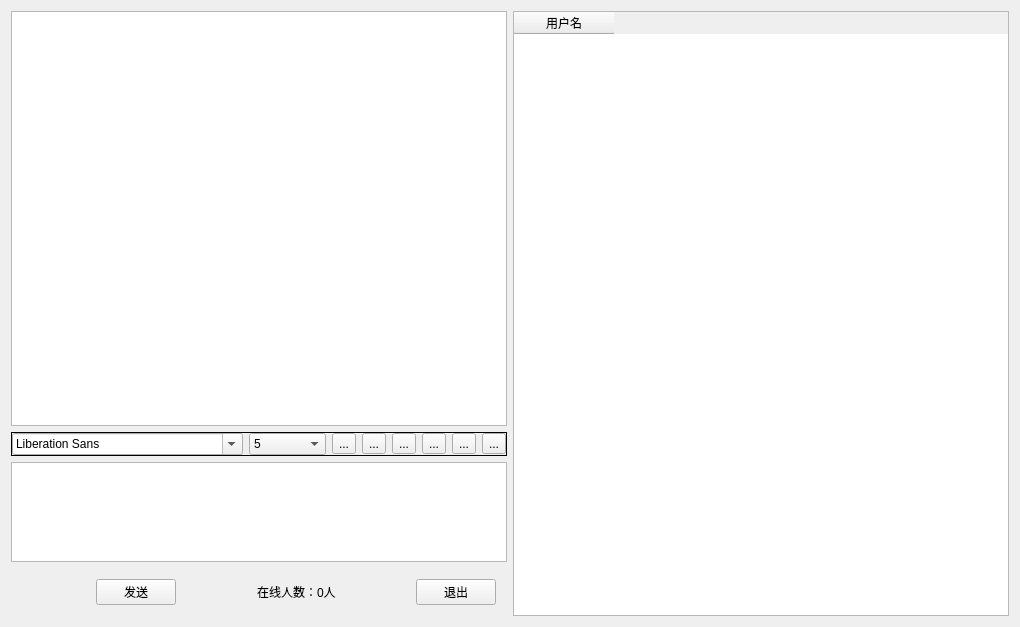
<?xml version="1.0" encoding="UTF-8"?>
<ui version="4.0">
 <class>Widget</class>
 <widget class="QWidget" name="Widget">
  <property name="geometry">
   <rect>
    <x>0</x>
    <y>0</y>
    <width>1020</width>
    <height>627</height>
   </rect>
  </property>
  <property name="windowTitle">
   <string>Widget</string>
  </property>
  <layout class="QHBoxLayout" name="horizontalLayout_7">
   <item>
    <widget class="QWidget" name="widget_7" native="true">
     <layout class="QHBoxLayout" name="horizontalLayout_6">
      <property name="leftMargin">
       <number>0</number>
      </property>
      <property name="topMargin">
       <number>0</number>
      </property>
      <property name="rightMargin">
       <number>0</number>
      </property>
      <property name="bottomMargin">
       <number>0</number>
      </property>
      <item>
       <widget class="QWidget" name="widget_6" native="true">
        <layout class="QVBoxLayout" name="verticalLayout_3">
         <property name="leftMargin">
          <number>0</number>
         </property>
         <property name="topMargin">
          <number>0</number>
         </property>
         <property name="rightMargin">
          <number>0</number>
         </property>
         <property name="bottomMargin">
          <number>0</number>
         </property>
         <item>
          <widget class="QWidget" name="widget_5" native="true">
           <layout class="QVBoxLayout" name="verticalLayout_2">
            <property name="leftMargin">
             <number>0</number>
            </property>
            <property name="topMargin">
             <number>0</number>
            </property>
            <property name="rightMargin">
             <number>0</number>
            </property>
            <property name="bottomMargin">
             <number>0</number>
            </property>
            <item>
             <widget class="QWidget" name="widget" native="true">
              <layout class="QVBoxLayout" name="verticalLayout">
               <property name="leftMargin">
                <number>0</number>
               </property>
               <property name="topMargin">
                <number>0</number>
               </property>
               <property name="rightMargin">
                <number>0</number>
               </property>
               <property name="bottomMargin">
                <number>0</number>
               </property>
               <item>
                <widget class="QWidget" name="widget_2" native="true">
                 <layout class="QHBoxLayout" name="horizontalLayout_3">
                  <property name="leftMargin">
                   <number>0</number>
                  </property>
                  <property name="topMargin">
                   <number>0</number>
                  </property>
                  <property name="rightMargin">
                   <number>0</number>
                  </property>
                  <property name="bottomMargin">
                   <number>0</number>
                  </property>
                  <item>
                   <widget class="QTextBrowser" name="msgBrowser"/>
                  </item>
                 </layout>
                </widget>
               </item>
               <item>
                <widget class="QFrame" name="frame_2">
                 <property name="frameShape">
                  <enum>QFrame::Box</enum>
                 </property>
                 <layout class="QHBoxLayout" name="horizontalLayout_2">
                  <property name="leftMargin">
                   <number>0</number>
                  </property>
                  <property name="topMargin">
                   <number>0</number>
                  </property>
                  <property name="rightMargin">
                   <number>0</number>
                  </property>
                  <property name="bottomMargin">
                   <number>0</number>
                  </property>
                  <item>
                   <widget class="QFontComboBox" name="fontComboBox"/>
                  </item>
                  <item>
                   <widget class="QComboBox" name="fontSizecbox">
                    <item>
                     <property name="text">
                      <string>5</string>
                     </property>
                    </item>
                    <item>
                     <property name="text">
                      <string>6</string>
                     </property>
                    </item>
                    <item>
                     <property name="text">
                      <string>7</string>
                     </property>
                    </item>
                    <item>
                     <property name="text">
                      <string>8</string>
                     </property>
                    </item>
                    <item>
                     <property name="text">
                      <string>9</string>
                     </property>
                    </item>
                    <item>
                     <property name="text">
                      <string>10</string>
                     </property>
                    </item>
                    <item>
                     <property name="text">
                      <string>11</string>
                     </property>
                    </item>
                    <item>
                     <property name="text">
                      <string>12</string>
                     </property>
                    </item>
                    <item>
                     <property name="text">
                      <string>13</string>
                     </property>
                    </item>
                    <item>
                     <property name="text">
                      <string>14</string>
                     </property>
                    </item>
                   </widget>
                  </item>
                  <item>
                   <widget class="QToolButton" name="bolderBtn">
                    <property name="toolTip">
                     <string>加粗</string>
                    </property>
                    <property name="text">
                     <string>...</string>
                    </property>
                    <property name="icon">
                     <iconset resource="res.qrc">
                      <normaloff>:/images/bold.png</normaloff>:/images/bold.png</iconset>
                    </property>
                    <property name="checkable">
                     <bool>true</bool>
                    </property>
                   </widget>
                  </item>
                  <item>
                   <widget class="QToolButton" name="italicBtn">
                    <property name="toolTip">
                     <string>倾斜</string>
                    </property>
                    <property name="text">
                     <string>...</string>
                    </property>
                    <property name="icon">
                     <iconset resource="res.qrc">
                      <normaloff>:/images/italic.png</normaloff>:/images/italic.png</iconset>
                    </property>
                    <property name="checkable">
                     <bool>true</bool>
                    </property>
                   </widget>
                  </item>
                  <item>
                   <widget class="QToolButton" name="underlineBtn">
                    <property name="toolTip">
                     <string>下划线</string>
                    </property>
                    <property name="text">
                     <string>...</string>
                    </property>
                    <property name="icon">
                     <iconset resource="res.qrc">
                      <normaloff>:/images/under.png</normaloff>:/images/under.png</iconset>
                    </property>
                    <property name="checkable">
                     <bool>true</bool>
                    </property>
                   </widget>
                  </item>
                  <item>
                   <widget class="QToolButton" name="colorBtn">
                    <property name="toolTip">
                     <string>字体颜色</string>
                    </property>
                    <property name="text">
                     <string>...</string>
                    </property>
                    <property name="icon">
                     <iconset resource="res.qrc">
                      <normaloff>:/images/color.png</normaloff>:/images/color.png</iconset>
                    </property>
                   </widget>
                  </item>
                  <item>
                   <widget class="QToolButton" name="saveBtn">
                    <property name="toolTip">
                     <string>保存</string>
                    </property>
                    <property name="text">
                     <string>...</string>
                    </property>
                    <property name="icon">
                     <iconset resource="res.qrc">
                      <normaloff>:/images/save.png</normaloff>:/images/save.png</iconset>
                    </property>
                   </widget>
                  </item>
                  <item>
                   <widget class="QToolButton" name="clearBtn">
                    <property name="toolTip">
                     <string>清空</string>
                    </property>
                    <property name="text">
                     <string>...</string>
                    </property>
                    <property name="icon">
                     <iconset resource="res.qrc">
                      <normaloff>:/images/clear.png</normaloff>:/images/clear.png</iconset>
                    </property>
                   </widget>
                  </item>
                 </layout>
                </widget>
               </item>
              </layout>
             </widget>
            </item>
            <item>
             <widget class="QWidget" name="widget_3" native="true">
              <property name="maximumSize">
               <size>
                <width>16777215</width>
                <height>100</height>
               </size>
              </property>
              <layout class="QHBoxLayout" name="horizontalLayout">
               <property name="leftMargin">
                <number>0</number>
               </property>
               <property name="topMargin">
                <number>0</number>
               </property>
               <property name="rightMargin">
                <number>0</number>
               </property>
               <property name="bottomMargin">
                <number>0</number>
               </property>
               <item>
                <widget class="QTextEdit" name="msgEditBox">
                 <property name="maximumSize">
                  <size>
                   <width>16777215</width>
                   <height>100</height>
                  </size>
                 </property>
                </widget>
               </item>
              </layout>
             </widget>
            </item>
           </layout>
          </widget>
         </item>
         <item>
          <widget class="QWidget" name="widget_4" native="true">
           <layout class="QHBoxLayout" name="horizontalLayout_4">
            <item>
             <spacer name="horizontalSpacer">
              <property name="orientation">
               <enum>Qt::Horizontal</enum>
              </property>
              <property name="sizeHint" stdset="0">
               <size>
                <width>40</width>
                <height>20</height>
               </size>
              </property>
             </spacer>
            </item>
            <item>
             <widget class="QPushButton" name="sendBtn">
              <property name="text">
               <string>发送</string>
              </property>
             </widget>
            </item>
            <item>
             <spacer name="horizontalSpacer_2">
              <property name="orientation">
               <enum>Qt::Horizontal</enum>
              </property>
              <property name="sizeHint" stdset="0">
               <size>
                <width>40</width>
                <height>20</height>
               </size>
              </property>
             </spacer>
            </item>
            <item>
             <widget class="QLabel" name="numLabel">
              <property name="text">
               <string>在线人数：0人</string>
              </property>
             </widget>
            </item>
            <item>
             <spacer name="horizontalSpacer_3">
              <property name="orientation">
               <enum>Qt::Horizontal</enum>
              </property>
              <property name="sizeHint" stdset="0">
               <size>
                <width>40</width>
                <height>20</height>
               </size>
              </property>
             </spacer>
            </item>
            <item>
             <widget class="QPushButton" name="quitBtn">
              <property name="text">
               <string>退出</string>
              </property>
             </widget>
            </item>
           </layout>
          </widget>
         </item>
        </layout>
       </widget>
      </item>
      <item>
       <widget class="QWidget" name="widget_8" native="true">
        <layout class="QHBoxLayout" name="horizontalLayout_5">
         <property name="leftMargin">
          <number>0</number>
         </property>
         <property name="topMargin">
          <number>0</number>
         </property>
         <property name="rightMargin">
          <number>0</number>
         </property>
         <property name="bottomMargin">
          <number>0</number>
         </property>
         <item>
          <widget class="QTableWidget" name="tableBrowser">
           <column>
            <property name="text">
             <string>用户名</string>
            </property>
           </column>
          </widget>
         </item>
        </layout>
       </widget>
      </item>
     </layout>
    </widget>
   </item>
  </layout>
 </widget>
 <layoutdefault spacing="6" margin="11"/>
 <resources>
  <include location="res.qrc"/>
 </resources>
 <connections/>
</ui>
